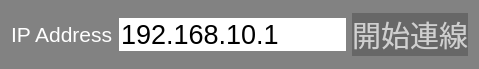
        <widget class="QGroupBox" name="IP_address_bar">
         <property name="geometry">
          <rect>
           <x>1020</x>
           <y>600</y>
           <width>479</width>
           <height>69</height>
          </rect>
         </property>
         <property name="styleSheet">
          <string notr="true">color: rgb(255, 255, 255);
background-color: rgb(130, 130, 130);
border-radius: 20px solid gray;</string>
         </property>
         <layout class="QHBoxLayout" name="horizontalLayout_24">
          <item>
           <widget class="QLabel" name="label_25">
            <property name="font">
             <font>
              <pointsize>16</pointsize>
             </font>
            </property>
            <property name="text">
             <string>IP Address</string>
            </property>
           </widget>
          </item>
          <item>
           <widget class="QLineEdit" name="ip_content">
            <property name="enabled">
             <bool>true</bool>
            </property>
            <property name="font">
             <font>
              <pointsize>20</pointsize>
             </font>
            </property>
            <property name="styleSheet">
             <string notr="true">background-color: rgb(255, 255, 255);
color: rgb(0, 0, 0);</string>
            </property>
            <property name="text">
             <string>192.168.10.1</string>
            </property>
           </widget>
          </item>
          <item>
           <widget class="QPushButton" name="fpga_connect">
            <property name="font">
             <font>
              <pointsize>22</pointsize>
              <kerning>true</kerning>
             </font>
            </property>
            <property name="styleSheet">
             <string notr="true">
QPushButton{border-radius: 5px solid gray;
background-color: rgb(103, 103, 103);
color: rgb(207, 207, 207);}

QPushButton:hover {border-radius: 5px solid gray;
background-color: rgb(130, 130, 130);
color: rgb(207, 207, 207);}

QPushButton:pressed {border-radius: 5px solid gray;
background-color: rgb(71, 71, 71);
color: rgb(207, 207, 207);}
</string>
            </property>
            <property name="text">
             <string>開始連線</string>
            </property>
           </widget>
          </item>
         </layout>
        </widget>
